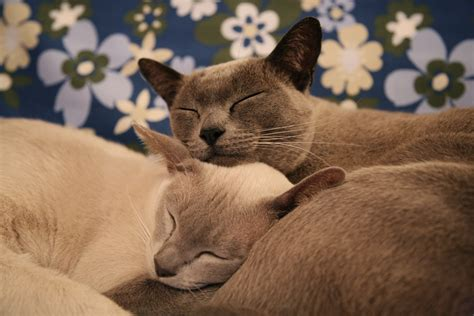
#> input picture cat.jpeg, 474 x 316 px
$ python basics.py
#> lines starting #> are read from the running program, lines starting #| are printed output that depends on the picture; after the words box and inside, x2 and y2 are one past the last pixel; in counts of white or black regions, pixels touching at a corner belong together
import cv2 as cv

img = cv.imread('cat.jpeg')
#> img is the input picture: shape (316, 474, 3); mean B, G, R 82.8, 102.7, 128.2

cv.imshow('cat', img)

#Graysacale

gray = cv.cvtColor(img, cv.COLOR_BGR2GRAY)
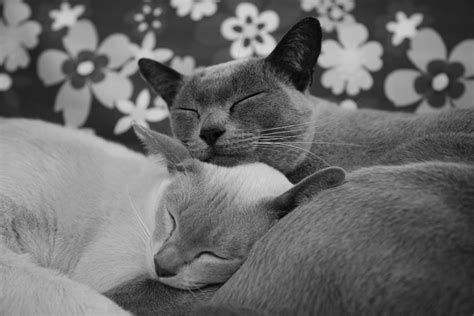
#> gray: shape (316, 474); min 0, max 221, mean 108.1
#cv.imshow('gray',gray)

#blur
blur = cv.GaussianBlur(img, (7,7), cv.BORDER_DEFAULT)
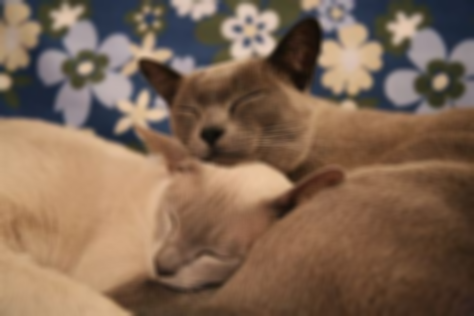
#> blur: shape (316, 474, 3); mean B, G, R 82.8, 102.7, 128.2
#cv.imshow('blur', blur)

#edge cascade
cany = cv.Canny(blur, 125, 175)
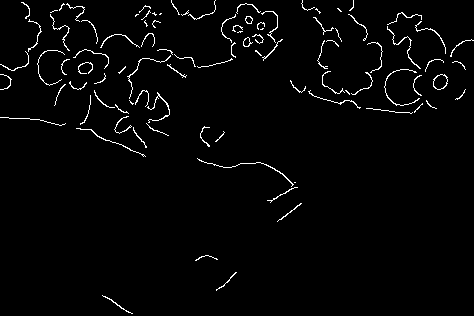
#> cany: shape (316, 474); 2.3% white in thin lines or dots
cv.imshow('cany',cany)

#Dilating the image
dilated = cv.dilate(cany, (7,7), iterations=3)
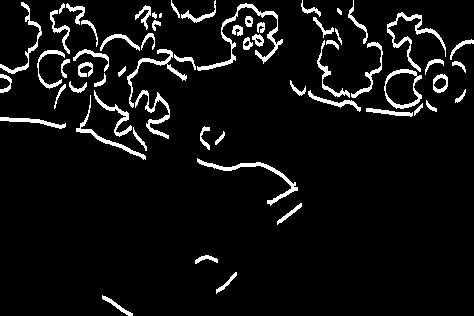
#> dilated: shape (316, 474); 6.5% white; 62 white regions (1 under 20 px), largest, box (x1, y1, x2, y2) and area: (197, 3, 283, 71) 742, (387, 12, 446, 72) 559, (197, 158, 298, 206) 557
cv.imshow('Dilated',dilated)

#eroding
eroded = cv.erode(dilated, (3,3), iterations=3)
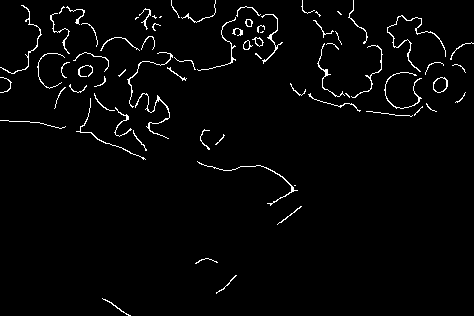
#> eroded: shape (316, 474); 2.4% white in thin lines or dots
cv.imshow('ero', eroded)

#resize
res = cv.resize(img, (500,500), interpolation=cv.INTER_CUBIC)
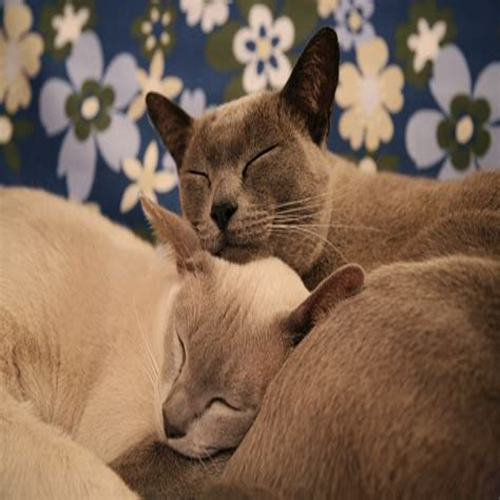
#> res: shape (500, 500, 3); mean B, G, R 82.8, 102.7, 128.2
cv.imshow('resize', res)

#Crooping
cropped = img[50:200, 200:400]
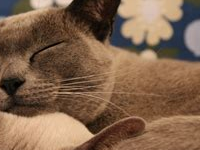
#> cropped: shape (150, 200, 3); mean B, G, R 75.5, 98.4, 127.3
cv.imshow('cew', cropped)
cv.waitKey(0)

$ run again, with a1.jpeg copied over cat.jpeg
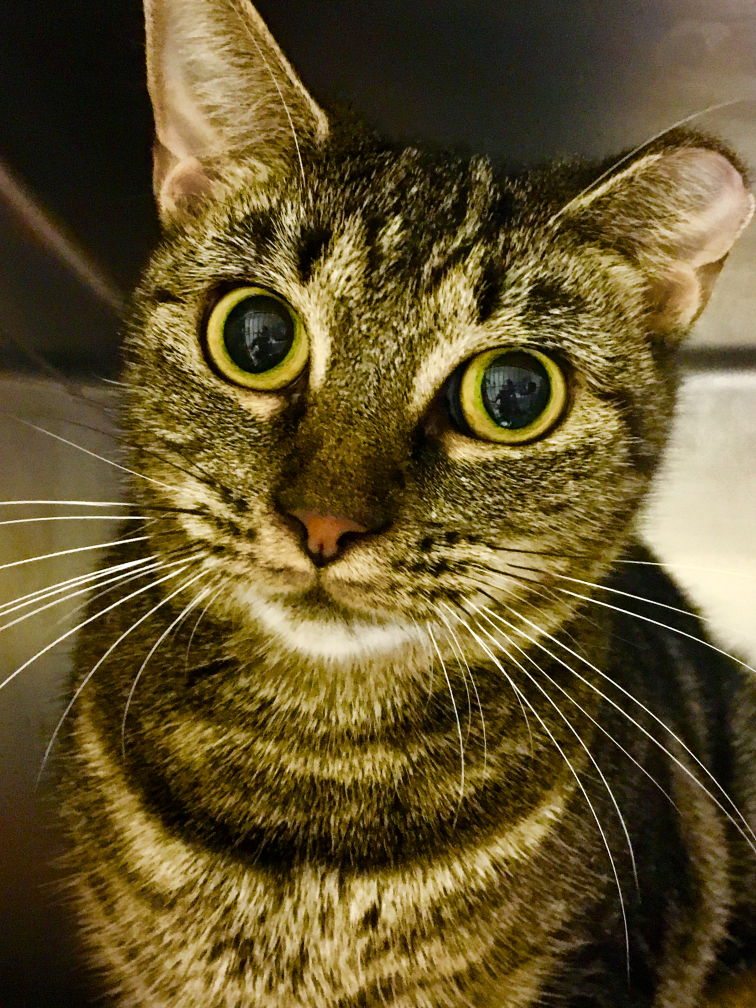
#> input picture a1.jpeg, 3024 x 4032 px (shown at 1/4 size)
#> img is the input picture: shape (4032, 3024, 3); mean B, G, R 43.1, 83.7, 98.9
#> `cany = cv.Canny(blur, 125, 175)`:
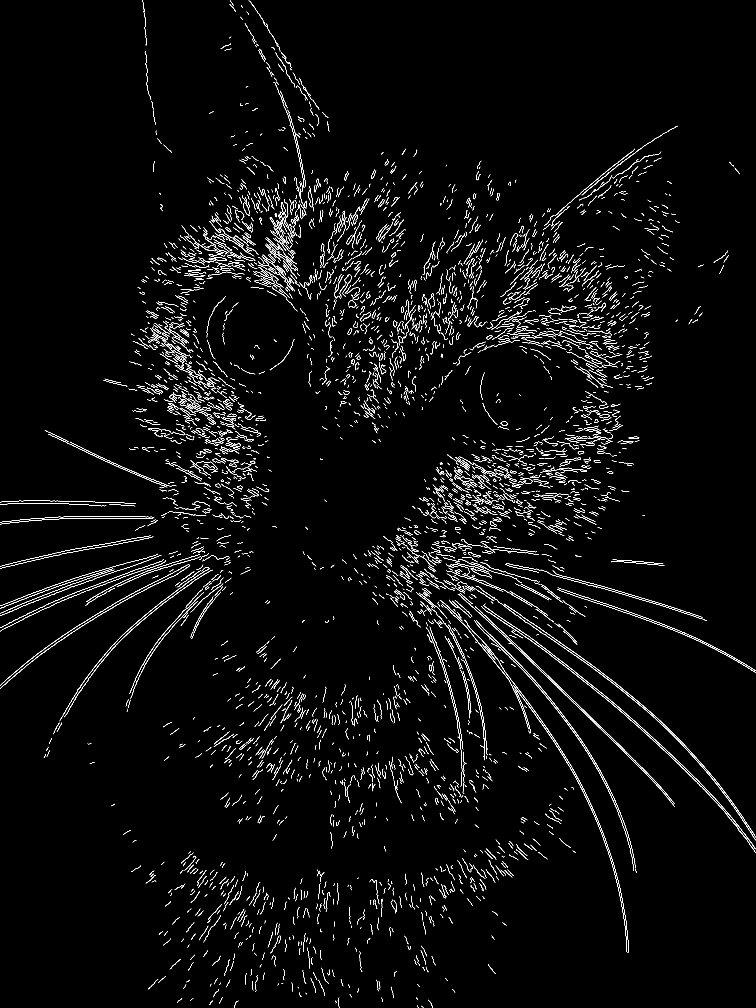
#> cany: shape (4032, 3024) (shown at 1/4 size); 1.6% white in thin lines or dots
#> dilated: shape (4032, 3024); 4.4% white; 3588 white regions (29 under 20 px), largest, box (x1, y1, x2, y2) and area: (1932, 2415, 3022, 3400) 5325, (1954, 2448, 3022, 3415) 5196, (2017, 2415, 3024, 3353) 4927
#> eroded: shape (4032, 3024); 1.6% white in thin lines or dots
#> `cropped = img[50:200, 200:400]`:
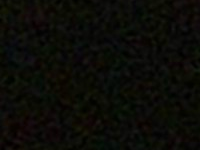
#> cropped: shape (150, 200, 3); mean B, G, R 6.7, 11.4, 11.2
